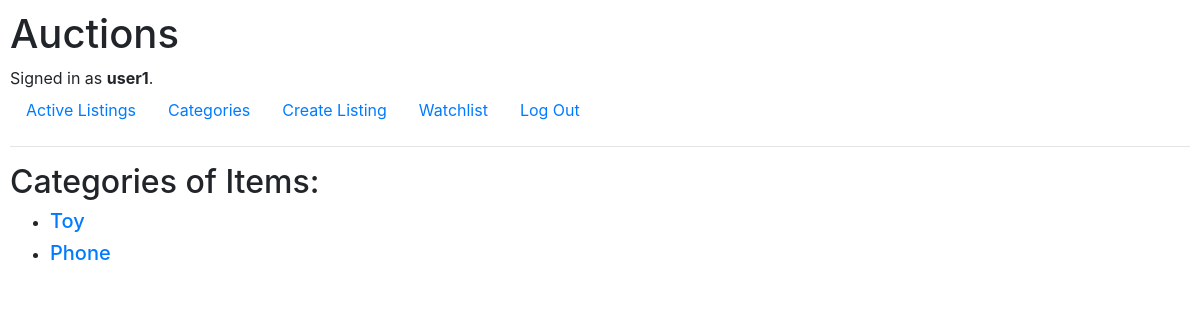
Page /categories (signed in) on the committed database.
### auctions/models.py (models this page shows, shortened)
class User(AbstractUser):
    pass

class Category(models.Model):
    name = models.CharField(max_length=64)
    listing = ManyToManyField(Auction_Listing, related_name="category_listings", blank=True)

### auctions/views.py (the view)
# urls.py: path("categories", views.categories, name="categories"),
def categories(request):
    return render(request, "auctions/categories.html", {
        "list_of_categories": Category.objects.exclude(name="None")
    })

### auctions/templates/auctions/categories.html
{% extends "auctions/layout.html" %}
{% block body %}
    <h2>Categories of Items:</h2>
    <ul>
        {% for category in list_of_categories %}
            <li><h5><a href="{% url 'category' category.name %}">{{ category.name }}</a></h5></li>
        {% endfor %}
    </ul>
{% endblock %}

### auctions/templates/auctions/layout.html (shortened to what this page needs)
{% load static %}
<!DOCTYPE html>
<html lang="en">
    <head>
        <link rel="stylesheet" href="https://stackpath.bootstrapcdn.com/bootstrap/4.4.1/css/bootstrap.min.css">
        <link href="{% static 'auctions/styles.css' %}" rel="stylesheet">
    </head>
    <body>
        <h1>Auctions</h1>
        <div>
            {% if user.is_authenticated %}
                Signed in as <strong>{{ user.username }}</strong>.
            {% else %}
                Not signed in.
            {% endif %}
        </div>
        <ul class="nav">
            <li class="nav-item">
                <a class="nav-link" href="{% url 'index' %}">Active Listings</a>
            </li>
            <li class="nav-item">
                <a class="nav-link" href="{% url 'categories' %}">Categories</a>
            </li>
            {% if user.is_authenticated %}
                <li class="nav-item">
                    <a class="nav-link" href="{% url 'create' %}">Create Listing</a>
                </li>
                <li class="nav-item">
                    <a class="nav-link" href="{% url 'watchlist' user.username %}">Watchlist</a>
                </li>
                <li class="nav-item">
                    <a class="nav-link" href="{% url 'logout' %}">Log Out</a>
                </li>
            {% endif %}
        </ul>
        <hr>
        {% block body %}
        {% endblock %}
    </body>
</html>

### auctions/static/auctions/styles.css (style rules this page uses)
body { padding: 10px; }

### rows in the picture
User: username "user1"
Category: name "Toy"
Category: name "Phone"
